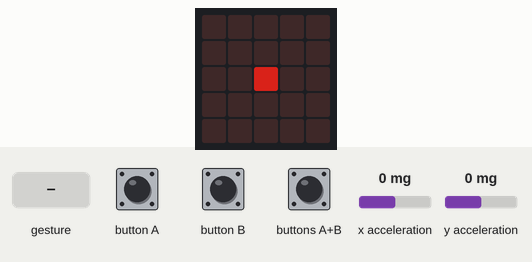
Simulated run of this program. Board: BBC micro:bit running MicroPython. On the bench: the board's 5×5 LED display. The inputs (shaded band) are chosen by the test bench; at power-on: x acceleration 0 mg, y acceleration 0 mg. Dim RGB values are drawn brighter than linear; a tilt is held for 1.5 s and a shake lasts 1 s, then the board lies face up again.

Above: at 1.2 s.
1.3 s: gesture 'shake'
At 2.2 s:
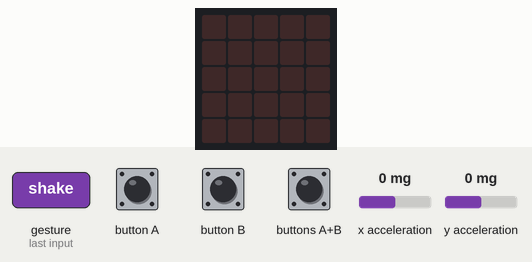
3.9 s: x acceleration set to -227 mg
5.4 s: x acceleration set to -271 mg
At 6.6 s:
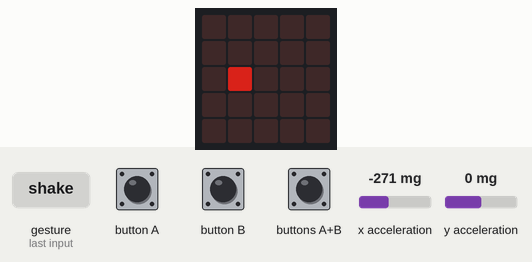
6.9 s: buttons A+B pressed for 0.15 s
At 7.9 s:
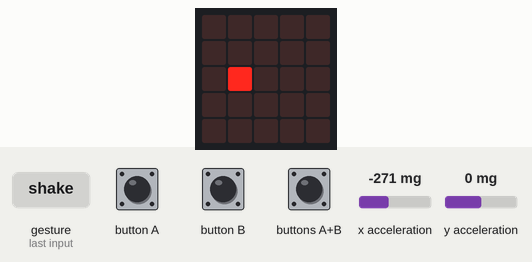
Timing chart, 0 to 9.5 s (numbered marks = the images above; inputs shaded):
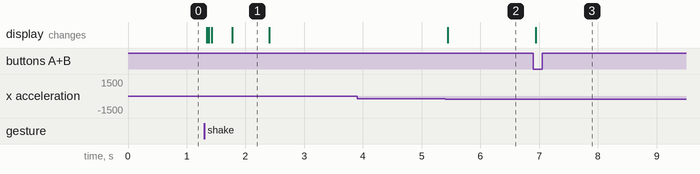

Measured:
- the behaviour switches between -249 and -250 mg on x acceleration (found by bisection; images 1 and 2)
- after the input at 1.3 s, the display: first changes at once (image 1 shows a later state)
- after the input at 3.9 s, every drawn part: stays the same
- after the input at 5.4 s, the display: changes at once (image 2)
- after the input at 6.9 s, the display: changes at once (image 3)
- what the display in image 1 shows lasts 0.6 s, from 1.8 s to 2.4 s

The program:

Microbit-Draw.py
```python
import microbit

points = []
grid = [[0,0,0,0,0], [0,0,0,0,0], [0,0,0,0,0], [0,0,0,0,0], [0,0,0,0,0]]
editing = True

def displayGrid():
    for i in range(len(grid)):
        for j in range(len(grid[i])):
            microbit.display.set_pixel(j, i, grid[i][j])

def clearGrid():
    for i in range(len(grid)):
        for j in range(len(grid[i])):
            grid[i][j] = 0;

def displayCursor(x, y):
    grid[y][x] = 5
    displayGrid()
    grid[y][x] = 0

def displayPoint(x, y):
    grid[y][x] = 9

def displayPoints(e):
    if e and points:
        for i in range(len(points)):
            displayPoint(points[i][0], points[i][1])
    elif not e and points:
        for i in range(len(points)):
            displayPoint(points[i][0], points[i][1])
            displayGrid()

def newPoint(x, y):
    points.append([x, y])

def removePoint(x, y):
    points.remove([x, y])

def freeze():
    editing = False
    clearGrid()

    while not editing:
        displayPoints(editing)
        if (microbit.button_a.was_pressed()):
            editing = True

def updatePos():
    x = 2
    y = 2

    if (microbit.accelerometer.get_x() <= -550):
        x = 0
    elif (-550 < microbit.accelerometer.get_x() <= -250):
        x = 1
    elif (-250 < microbit.accelerometer.get_x() <= 250):
        x = 2
    elif (250 < microbit.accelerometer.get_x() <= 550):
        x = 3
    elif (microbit.accelerometer.get_x() > 550):
        x = 4

    if (microbit.accelerometer.get_y() <= -550):
        y = 0
    elif (-550 < microbit.accelerometer.get_y() <= -250):
        y = 1
    elif (-250 < microbit.accelerometer.get_y() <= 250):
        y = 2
    elif (250 < microbit.accelerometer.get_y() <= 550):
        y = 3
    elif (microbit.accelerometer.get_y() > 550):
        y = 4

    displayCursor(x, y)

    if microbit.button_b.was_pressed():
        newPoint(x, y)
    elif microbit.button_a.was_pressed():
        if points:
            for i in range(len(points)):
                if points[i][0] == x and points[i][1] == y:
                    removePoint(x, y)
                    break

while editing:
    updatePos()
    displayPoints(editing)

    if (microbit.accelerometer.is_gesture("shake")):
        points.clear()
        clearGrid()
        displayGrid()
    elif (microbit.button_a.is_pressed() and microbit.button_b.is_pressed()):
        freeze()
```
